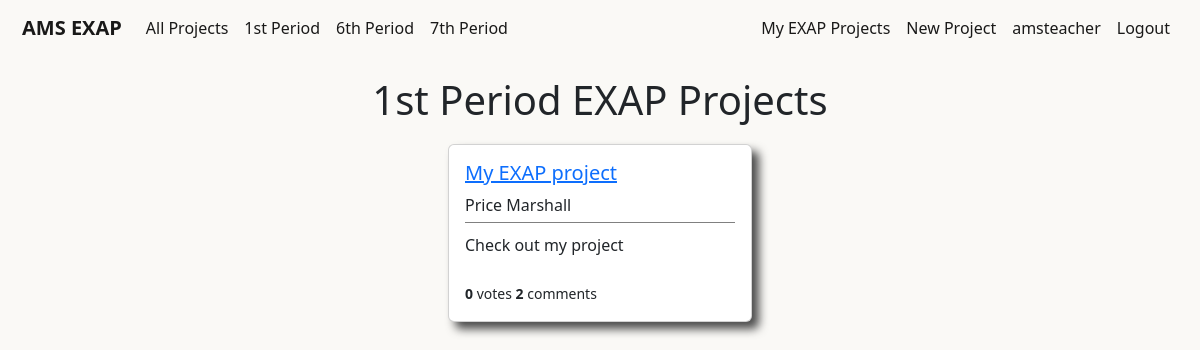
Before: /users/firstperiodprojects/ (signed in) with the older database file.
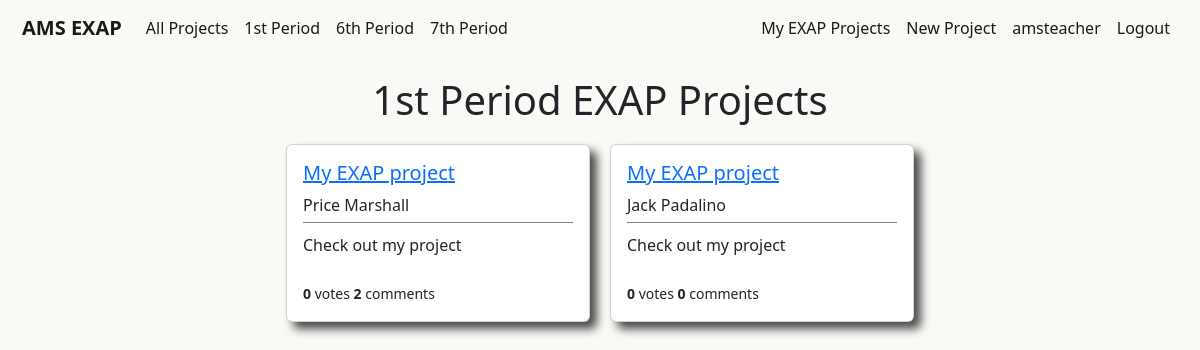
After: the same page with the newer database file.
### users/models.py (models this page shows, shortened)
class Project(models.Model):
    student = models.ForeignKey(User,on_delete=models.CASCADE)
    period = models.IntegerField(choices=periods,default=1)
    liked = models.ManyToManyField(User,default=None,blank=True,related_name='likes')
    video = models.CharField(max_length=1000,default=None,blank=True)
    title = models.CharField(max_length=50,default='My EXAP project')
    blurb = models.CharField(max_length=100,default='Check out my project')
    description = models.TextField(default="I haven't written my project description yet, but trust me it will be awesome!")

### users/views.py (the view)
# urls.py: path('firstperiodprojects/',FirstPeriodProjectListView.as_view(),name='users-firstperiodprojects'),
class FirstPeriodProjectListView(LoginRequiredMixin,ListView):
    model = Project
    template_name = 'users/firstperiodprojects.html'
    context_object_name = 'projects'
    def get_queryset(self):
        projects = Project.objects.filter(period=1)
        return projects

### users/templates/users/firstperiodprojects.html
{% extends 'main/base.html' %}
{% block content %}
<div class='page-title'>
    <h1>1st Period EXAP Projects</h1>
</div>
{% if user.is_authenticated %}
    <div class='container'>
        {% for project in projects %}
            <div class="card project-card" style="width: 19rem;">
                <div class="card-body project-card-body">
                    <h5><a class="article-title" href="{% url 'project-details' project.pk %}">{{ project.title }}</a></h5>
                    <h8 class="card-title project-card-student">{{ project.student.first_name }} {{ project.student.last_name }}</h8>
                    <div class='project-card-blurb'>
                        <p class="card-text project-card-text">{{ project.blurb }}</p>
                    </div>
                    <br>
                    <small><b>{{ project.liked.all.count }}</b> votes <b>{{ project.comments.all.count }}</b> comments</small>
                </div>
            </div>
        {% endfor %}
    </div>
{% endif %}
{% endblock content %}

### main/templates/main/base.html (shortened to what this page needs)
{% load static %}
<!doctype html>
<html lang="en">
<head>
    <link href="https://cdn.jsdelivr.net/npm/bootstrap@5.2.0-beta1/dist/css/bootstrap.min.css" rel="stylesheet"
>
    <link rel="stylesheet" type="text/css" href="{% static 'main/main.css' %}">
</head>
<body>
    <nav class="navbar navbar-expand-md navbar-light">
        <div class="container-fluid">
            <a class="navbar-brand" href="{% url 'main-home' %}"><b>AMS EXAP</b></a>
            <div class="collapse navbar-collapse" id="navbarSupportedContent">
                <ul class="navbar-nav me-auto mb-2 mb-lg-0">
                    {% if user.is_authenticated %}
                    <li class="nav-item">
                        <a class="nav-link active" href="{% url 'users-studentprojects' %}">All Projects</a>
                    </li>
                    <li class="nav-item">
                        <a class="nav-link active" href="{% url 'users-firstperiodprojects' %}">1st Period</a>
                    </li>
                    <li class="nav-item">
                        <a class="nav-link active" href="{% url 'users-sixthperiodprojects' %}">6th Period</a>
                    </li>
                    <li class="nav-item">
                        <a class="nav-link active" href="{% url 'users-seventhperiodprojects' %}">7th Period</a>
                    </li>
                    {% endif %}
                </ul>
            </div>
            <div class='navbar-nav'>
                {% if user.is_authenticated %}
                <a class="nav-link active" aria-current="page" href="{% url 'users-myprojects' user.id %}">My EXAP
                    Projects</a>
                <a class="nav-link active" aria-current="page" href="{% url 'create-project' %}">New Project</a>
                <a class="nav-link active" aria-current="page" href="{% url 'users-profile' %}">{{ user.username }}</a>
                <a class="nav-link active" aria-current="page" href="{% url 'users-logout' %}">Logout</a>
                {% else %}
                <a class="nav-link active" aria-current="page" href="{% url 'users-login' %}">Login</a>
                <a class="nav-link active" aria-current="page" href="{% url 'users-register' %}">Register</a>
                {% endif %}
            </div>
        </div>
    </nav>
    <main role="main" class='page-content'>
        {% block content %}
        {% endblock %}
    </main>
    <br><br><br><br>
</body>
</html>

### main/static/main/main.css (style rules this page uses)
body { background-color:#FAF9F6; }
.navbar { background-color:#FAF9F6; padding-left:10px; padding-right:10px; margin-bottom:20px; }
.page-content { margin-left:20px; margin-right:20px; }
.page-title { margin-bottom:20px; text-align:center; }
.project-card { box-shadow: 7px 7px 10px rgb(75, 75, 75); }
.project-card-blurb { margin-top:5px; padding-top:10px; border-top: 1px solid grey; }
.container { display:flex; flex-wrap:wrap; justify-content:center; row-gap:20px; column-gap:20px; }

Changed rows visible on the page:
added Project: title "My EXAP project", student.first_name "Jack", student.last_name "Padalino", blurb "Check out my project", liked.all.count "0", comments.all.count "0"
